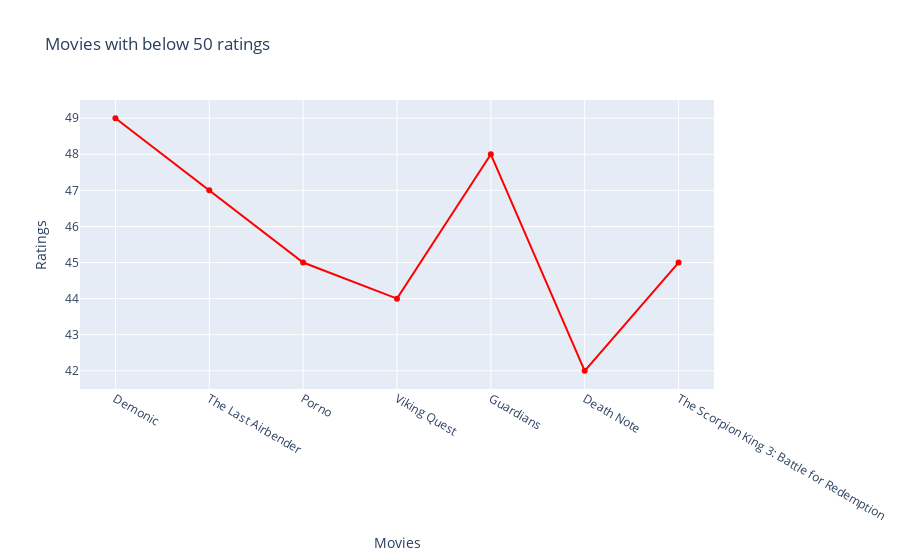

The notebook cell this image was saved under:
### Code cell
fig = go.Scatter(x=rating_50.Name,y=rating_50.Rating,marker=dict(color='red'))
layout = dict ( title = 'Movies with below 50 ratings' 
               , xaxis = dict ( title = "Movies" , showticklabels = True ), 
               yaxis = dict ( title = "Ratings" , showticklabels = True ), )

go.Figure(fig,layout=layout)

### Figure 1 — Plotly figure (JSON) as saved in the notebook; plotly's stock layout.template omitted (floating-point values rounded to 4 significant figures)
{"data": [{"marker": {"color": "red"}, "type": "scatter", "x": ["Demonic", "The Last Airbender", "Porno", "Viking Quest", "Guardians", "Death Note", "The Scorpion King 3: Battle for Redemption"], "y": [49, 47, 45, 44, 48, 42, 45]}], "layout": {"title": {"text": "Movies with below 50 ratings"}, "xaxis": {"showticklabels": true, "title": {"text": "Movies"}}, "yaxis": {"showticklabels": true, "title": {"text": "Ratings"}}}}
